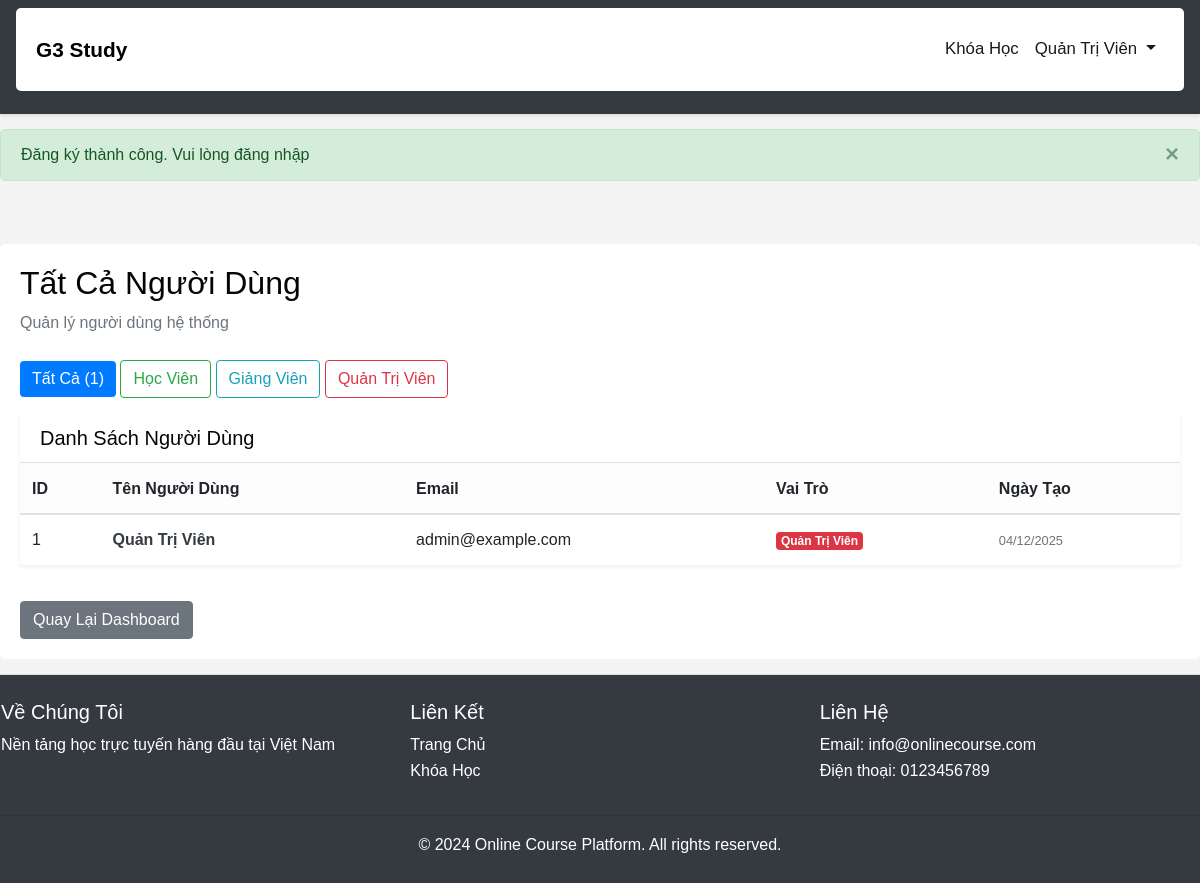
Page /admin/users (signed in) on the committed database.
### tables this page shows
CREATE TABLE users (
    id INT PRIMARY KEY AUTO_INCREMENT,
    username VARCHAR(255) UNIQUE NOT NULL,
    email VARCHAR(255) UNIQUE NOT NULL,
    password VARCHAR(255) NOT NULL,
    fullname VARCHAR(255) NOT NULL,
    role INT NOT NULL DEFAULT 0 COMMENT '0: học viên, 1: giảng viên, 2: quản trị viên',
    created_at DATETIME DEFAULT CURRENT_TIMESTAMP
);

### controllers/AdminController.php (called while the page is built, shortened)
<?php
class AdminController {
    public function users($role = null) {
        $user = new User();
        if ($role !== null) {
            $users = $user->getAllUsers(intval($role));
            $role_name = $this->getRoleName(intval($role));
        } else {
            $users = $user->getAllUsers();
            $role_name = 'Tất Cả Người Dùng';
        }
        $this->render('admin/users', [
            'users' => $users,
            'role' => $role,
            'role_name' => $role_name,
            'page_title' => $role_name
        ]);
    }
    protected function render($view, $data = []) {
        extract($data);
        require VIEWS_PATH . '/' . $view . '.php';
    }
}
?>

### models/User.php (called while the page is built, shortened)
<?php
class User {
    private $pdo;
    private $table = 'users';
    public function __construct() {
        $db = new Database();
        $this->pdo = $db->getPDO();
    }
    public function getAllUsers($role = null) {
        $query = "SELECT * FROM " . $this->table;
        $query .= " ORDER BY created_at DESC";
        $stmt = $this->pdo->prepare($query);
        $stmt->execute();
        return $stmt->fetchAll();
    }
}
?>

### config/Database.php (called while the page is built, shortened)
<?php
class Database {
    private $host = 'localhost';
    private $db_name = '3ae';
    private $user = 'root';
    private $password = '';
    private $pdo;
    public function connect() {
        $this->pdo = null;
        try {
            $dsn = 'mysql:host=' . $this->host . ';dbname=' . $this->db_name . ';charset=utf8';
            $this->pdo = new PDO(
                $dsn,
                $this->user,
                $this->password,
                array(
                    PDO::ATTR_PERSISTENT => false,
                    PDO::ATTR_ERRMODE => PDO::ERRMODE_EXCEPTION,
                    PDO::ATTR_DEFAULT_FETCH_MODE => PDO::FETCH_ASSOC
                )
            );
        } catch (PDOException $e) {
            die('Database Connection Error: ' . $e->getMessage());
        }
        return $this->pdo;
    }
    public function getPDO() {
        return $this->pdo;
    }
}
?>

### views/admin/users.php (the view, shortened to what this page needs)
<?php include VIEWS_PATH . '/layouts/header.php'; ?>
<div class="container mt-5">
    <div class="mb-4">
        <h2><?php echo htmlspecialchars($role_name); ?></h2>
        <p class="text-muted">Quản lý người dùng hệ thống</p>
    </div>
    <div class="mb-3">
        <a href="/admin/users" class="btn <?php echo $role === null ? 'btn-primary' : 'btn-outline-primary'; ?>">
            Tất Cả (<?php echo count($users); ?>)
        </a>
        <a href="/admin/users/0" class="btn <?php echo $role === 0 ? 'btn-success' : 'btn-outline-success'; ?>">
            Học Viên
        </a>
        <a href="/admin/users/1" class="btn <?php echo $role === 1 ? 'btn-info' : 'btn-outline-info'; ?>">
            Giảng Viên
        </a>
        <a href="/admin/users/2" class="btn <?php echo $role === 2 ? 'btn-danger' : 'btn-outline-danger'; ?>">
            Quản Trị Viên
        </a>
    </div>
    <div class="card border-0 shadow-sm">
        <div class="card-header bg-white border-bottom">
            <h5 class="mb-0">Danh Sách Người Dùng</h5>
        </div>
        <?php if (count($users) > 0): ?>
            <div class="table-responsive">
                <table class="table table-hover mb-0">
                    <thead class="table-light">
                        <tr>
                            <th>ID</th>
                            <th>Tên Người Dùng</th>
                            <th>Email</th>
                            <th>Vai Trò</th>
                            <th>Ngày Tạo</th>
                        </tr>
                    </thead>
                    <tbody>
                        <?php foreach ($users as $user): ?>
                        <tr>
                            <td><?php echo $user['id']; ?></td>
                            <td>
                                <a href="/admin/edit_user/<?php echo $user['id']; ?>" class="text-decoration-none text-dark" style="cursor: pointer;">
                                    <strong><?php echo htmlspecialchars($user['fullname']); ?></strong>
                                </a>
                            </td>
                            <td><?php echo htmlspecialchars($user['email']); ?></td>
                            <td>
                                <span class="badge badge-<?php
                                    echo $user['role'] == 0 ? 'success' :
                                         ($user['role'] == 1 ? 'info' :
                                         ($user['role'] == 2 ? 'danger' : 'warning'));
                                ?>">
                                    <?php
                                    echo $user['role'] == 0 ? 'Học Viên' :
                                         ($user['role'] == 1 ? 'Giảng Viên' :
                                         ($user['role'] == 2 ? 'Quản Trị Viên' : 'Quản Lý Phê Duyệt'));
                                    ?>
                                </span>
                            </td>
                            <td>
                                <small class="text-muted">
                                    <?php echo date('d/m/Y', strtotime($user['created_at'])); ?>
                                </small>
                            </td>
                        </tr>
                        <?php endforeach; ?>
                    </tbody>
                </table>
            </div>
        <?php endif; ?>
    </div>
    <a href="/admin/dashboard" class="btn btn-secondary mt-3">Quay Lại Dashboard</a>
</div>
<?php include VIEWS_PATH . '/layouts/footer.php'; ?>

### index.php (shortened to what this page needs)
<?php
require_once CONFIG_PATH . '/Database.php';
spl_autoload_register(function($class) {
    $file = MODELS_PATH . '/' . $class . '.php';
});
$url = isset($_GET['url']) ? rtrim($_GET['url'], '/') : '';
$url_parts = array_values(array_filter(explode('/', $url)));
$controller_name = !empty($url_parts[0]) ? ucfirst($url_parts[0]) . 'Controller' : 'HomeController';
$action = isset($url_parts[1]) ? str_replace('-', '_', $url_parts[1]) : 'index';
$controller_file = CONTROLLERS_PATH . '/' . $controller_name . '.php';
if (file_exists($controller_file)) {
    if (class_exists($controller_name)) {
        $controller = new $controller_name();
        if (method_exists($controller, $action)) {
            $params = array_slice($url_parts, 2);
            call_user_func_array([$controller, $action], $params);
        } else {
            header("HTTP/1.0 404 Not Found");
            echo "Action not found: " . $action;
        }
    } else {
        header("HTTP/1.0 404 Not Found");
        echo "Controller class not found: " . $controller_name;
    }
} else {
    header("HTTP/1.0 404 Not Found");
    echo "Controller not found: " . $controller_name;
}
?>

### views/layouts/header.php (shortened to what this page needs)
<!DOCTYPE html>
<html lang="vi">
<head>
    <link rel="stylesheet" href="https://stackpath.bootstrapcdn.com/bootstrap/4.5.2/css/bootstrap.min.css">
    <link rel="stylesheet" href="/assets/css/style.css">
</head>
<body>
    <nav class="navbar navbar-expand-lg navbar-dark bg-dark">
        <div class="container">
            <a class="navbar-brand" href="/std_mana">G3 Study</a>
            <div class="collapse navbar-collapse" id="navbarNav">
                <ul class="navbar-nav ml-auto">
                    <li class="nav-item">
                        <a class="nav-link" href="/std_mana/course">Khóa Học</a>
                    </li>
                    <?php if (isset($_SESSION['user_id'])): ?>
                        <li class="nav-item dropdown">
                            <a class="nav-link dropdown-toggle" href="#" id="userMenu" role="button" data-toggle="dropdown">
                                <?php echo htmlspecialchars($_SESSION['user_name']); ?>
                            </a>
                        </li>
                    <?php endif; ?>
                </ul>
            </div>
        </div>
    </nav>
    <div id="main-content">
    <?php if (isset($_SESSION['success'])): ?>
        <div class="alert alert-success alert-dismissible fade show" role="alert">
            <?php echo $_SESSION['success']; unset($_SESSION['success']); ?>
            <button type="button" class="close" data-dismiss="alert">
                <span>&times;</span>
            </button>
        </div>
    <?php endif; ?>

### views/layouts/footer.php (shortened to what this page needs)
    </div>
    <footer class="bg-dark text-white py-4">
        <div class="container">
            <div class="row">
                <div class="col-md-4">
                    <h5>Về Chúng Tôi</h5>
                    <p>Nền tảng học trực tuyến hàng đầu tại Việt Nam</p>
                </div>
                <div class="col-md-4">
                    <h5>Liên Kết</h5>
                    <ul class="list-unstyled">
                        <li><a href="/" class="text-white">Trang Chủ</a></li>
                        <li><a href="/course" class="text-white">Khóa Học</a></li>
                    </ul>
                </div>
                <div class="col-md-4">
                    <h5>Liên Hệ</h5>
                    <p>Email: info@onlinecourse.com<br>Điện thoại: 0123456789</p>
                </div>
            </div>
            <hr>
            <p class="text-center mb-0">&copy; 2024 Online Course Platform. All rights reserved.</p>
        </div>
    </footer>
</body>
</html>

### assets/css/style.css (style rules this page uses)
html, body { height: 100%; margin: 0; padding: 0; }
body { font-family: 'Arial', sans-serif; line-height: 1.6; color: #050505; background-color: #f4f4f4; display: flex; flex-direction: column; min-height: 100vh; }
#main-content { flex: 1; padding: 0 !important; display: flex; flex-direction: column; }
.navbar { flex-shrink: 0; box-shadow: 0 2px 4px rgba(0,0,0,0.1); }
.navbar.navbar-dark { background-color: #343a40 !important; }
.navbar.navbar-dark .navbar-brand { color: #000000 !important; font-weight: bold; font-size: 1.3rem; }
.navbar.navbar-dark .nav-link { color: #1a1a1a !important; font-weight: 500; font-size: 1.05rem; }
.container { background-color: white; padding: 20px; border-radius: 5px; margin-bottom: 15px; margin-left: auto; margin-right: auto; width: 100%; max-width: 1200px; }
footer { flex-shrink: 0; margin-top: auto; padding: 15px 0; border-top: 1px solid #ddd; width: 100%; background-color: #343a40 !important; }
footer .container { background-color: transparent; margin-bottom: 0px; padding: 1px; }
.card { border: none; box-shadow: 0 2px 8px rgba(0,0,0,0.1); margin-bottom: 20px; transition: transform 0.3s, box-shadow 0.3s; }
.btn-primary { background-color: #007bff; border: none; }
.alert { border-radius: 5px; margin: 15px auto; max-width: 1200px; width: 100%; }

### rows in the picture
users: id "1", fullname "Quản Trị Viên", email "admin@example.com", role "Quản Trị Viên", created_at "04/12/2025"

### other values in the picture
$_SESSION['user_name'] "Quản Trị Viên"
$_SESSION['success'] "Đăng ký thành công. Vui lòng đăng nhập"
$role_name "Tất Cả Người Dùng"
count($users) "1"
